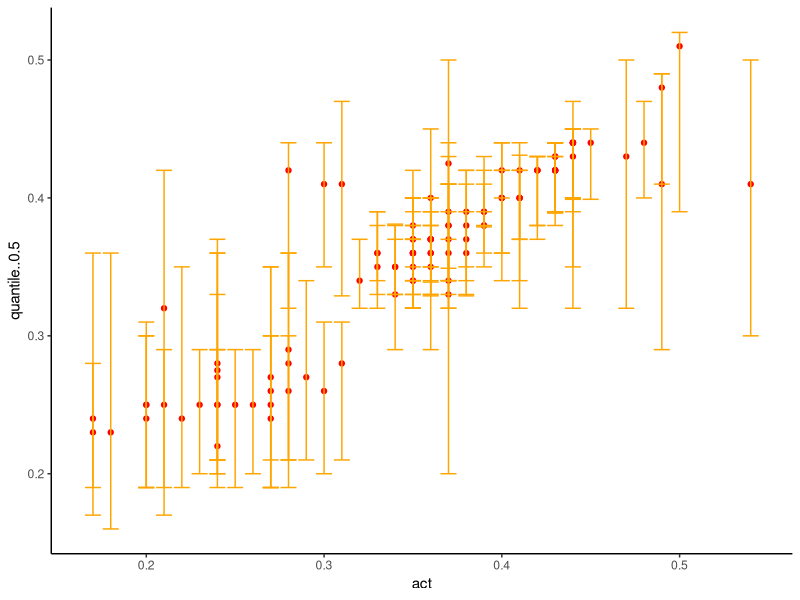
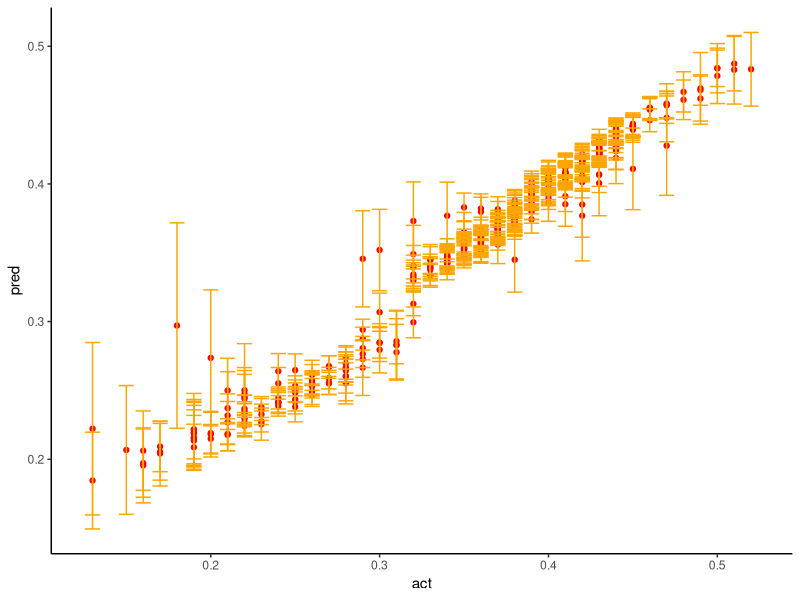

Generate these figures, in order, with R:
## ---- chunk 1
knitr::opts_chunk$set(echo = TRUE)
## ---- chunk 2
install.packages("readr")
install.packages("ranger")
install.packages("dplyr")
install.packages("skimr")
install.packages("caret")
library(readr) # para leeer el dataset
library(ranger) # random forest con esteroides
library(dplyr) # para manipular datos
library(skimr) # para mirar los datos
library(caret) # framework de machine learning
## ---- chunk 3
dataset <- readr::read_csv("dataset.csv")
# dataset <- dataset %>% mutate(Date= lubridate::ym(Date))
# dataset <- dataset %>% select(-Agr.Item,-Date, -prev_date, -`...1`)
dataset
## ---- chunk 4
# dataset %>% select(Date)
# dataset %>% names() %>% as.data.frame()
## ---- chunk 5
 skimr::skim(dataset)# %>% knitr::kable() %>% kable_styling(font_size = 9)
## ---- chunk 6

dataset <- dataset %>% tidyr::drop_na()
train<-dataset %>% sample_frac(0.8)
test <-setdiff(dataset,train)
train
test
## ---- chunk 7
rf_model1 <- ranger(tmg ~ . ,data=train)
rf_model1
## ---- chunk 8
rf_model1$prediction.error
## ---- chunk 9
rf_model1 <- ranger(tmg ~ . ,data=train, importance = "impurity")
rf_model1
## ---- chunk 10

rf_model1$variable.importance
data.frame(impurity=rf_model1$variable.importance) %>% arrange(desc(impurity))

## ---- chunk 11
rf_model1 <- ranger(tmg ~ pec_28 + pec_27 + pec_32 + pec_62 + psd12_58 + psd12_50 + psd11_58 + pec_51 + psd11_50 + pec_29,data=train, importance = "impurity")
rf_model1
## ---- chunk 12
predictions1 <- predict(rf_model1,data = test, type='response')
predictions1$predictions %>% as.data.frame
## ---- chunk 13
mse<-function(act,pred) {mean((act- pred)^2)}

data.frame(pred=predictions1$predictions, act=test$tmg) %>% summarise(mse=mse(act,pred))
## ---- chunk 14
rf_model1 <- ranger(tmg ~ . ,data=train, importance = "impurity",quantreg = TRUE)
rf_model1
## ---- chunk 15
predictions1 <- predict(rf_model1,data = test, type= "quantiles")
predictions1$predictions %>% as.data.frame()


## ---- chunk 16
p1<-data.frame(predictions1$predictions,act=test$tmg,label="Mag prediction")

p1  %>% ggplot()+
  geom_point(aes(x=act,y=quantile..0.5),color='red')+
  geom_errorbar(aes(x=act,y=quantile..0.5,ymax=quantile..0.9,ymin=quantile..0.1),color='orange')+
  theme_classic()
## ---- chunk 17
rf_model1 <- ranger(tmg ~ ., data=train, importance = "impurity",keep.inbag  = TRUE)
rf_model1
## ---- chunk 18
predictions1 <- predict(rf_model1,data = train, type= "se")

predictions1$predictions %>% as.data.frame()
predictions1$se %>% as.data.frame()

data.frame(pred=predictions1$predictions, se= predictions1$se, act=train$tmg) %>% ggplot()+
  geom_point(aes(x=act,y=pred),color='red')+
  geom_errorbar(aes(x=act,y=pred,ymax=pred+se,ymin=pred-se),color='orange')+
  theme_classic()
